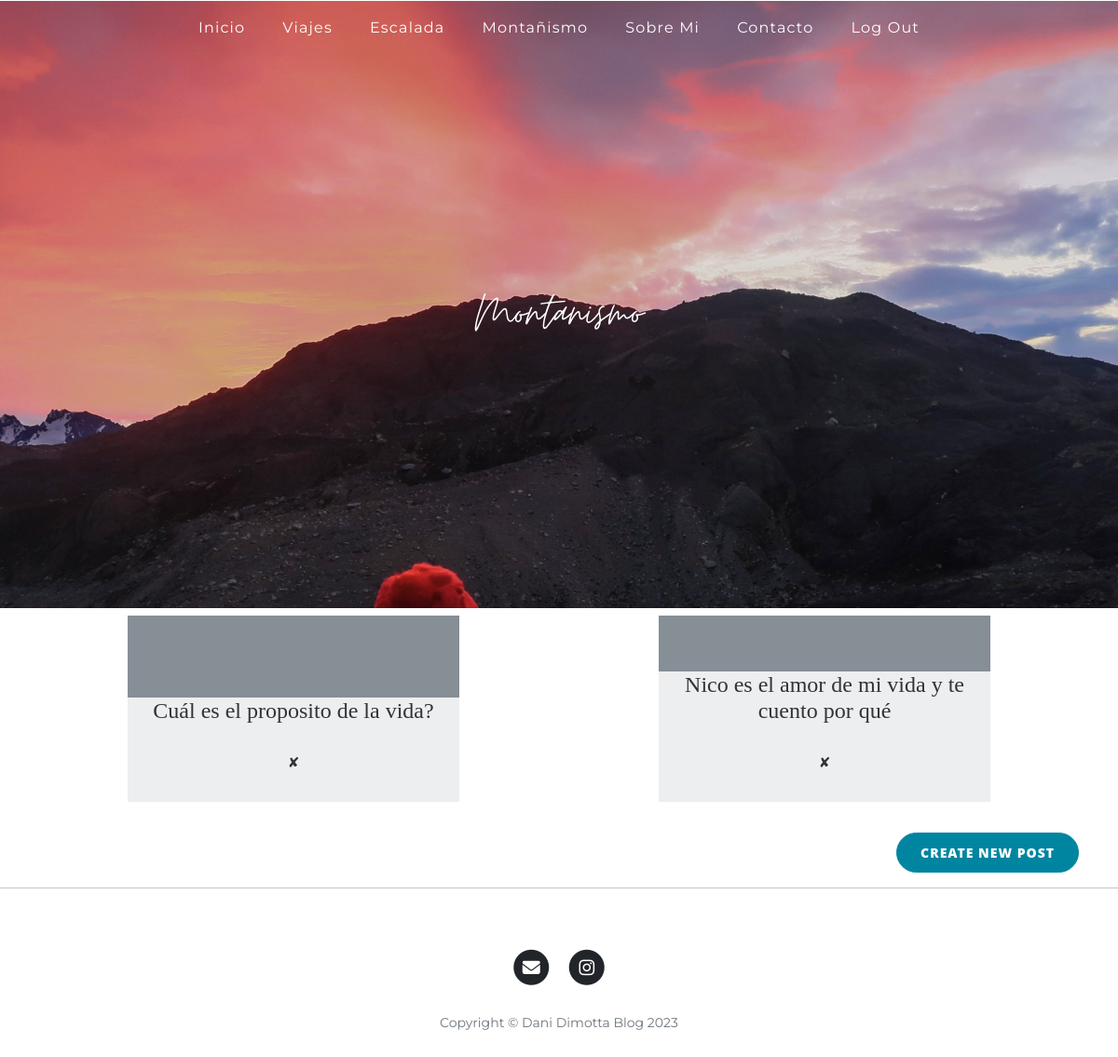
/montanismo (signed in), run on the app's committed database.
### main.py (models this page shows)
class BlogPost(db.Model):
    __tablename__ = "blog_posts"
    id = db.Column(db.Integer, primary_key=True)
    author_id = db.Column(db.Integer, ForeignKey('users.id'))
    author = relationship('Users', back_populates='posts')
    title = db.Column(db.String(250), unique=True, nullable=False)
    subtitle = db.Column(db.String(500), nullable=False)
    category = db.Column(db.String(250), nullable=False)
    date = db.Column(db.String(250), nullable=False)
    body = db.Column(db.Text, nullable=False)
    img_url = db.Column(db.String(500), nullable=False)
    comments = relationship('Comment', back_populates="parent_post")

### main.py (the view)
@app.route("/montanismo")
def montanismo():
    posts_montanismo = BlogPost.query.filter_by(category='Montañismo').all()
    return render_template("montanismo.html", posts=posts_montanismo)

### main.py (called while the page is built)
@login_manager.user_loader
def load_user(user_id):
    return Users.query.get(user_id)

### templates/montanismo.html (shortened to what this page needs)
{% include "header.html" %}
<header class="masthead" style="background-image: url('static/img/refugioviento-min.jpg'); padding-top: 100px">
    <div class="container">
        <div class="row">
            <div class="col-lg-8 col-md-10 mx-auto">
                <div class="site-heading">
                    <h1>Montanismo</h1>
                </div>
            </div>
        </div>
    </div>
</header>
<div class="container">
    <div class="row">
        {% for post in posts %}
        <div class="col-lg-4 col-md-6 col-sm-12 mx-auto py-2">
            <div class="post-preview" style="background-image: url('{{post.img_url}}')">
                <div class="post-preview-inner">
                    <a href="{{ url_for('show_post', post_id=post.id) }}">
                        <h2 class="post-title">
                            {{post.title}}
                        </h2>
                    </a>
                    {% if current_user.id == 1 %}
                    <p class="post-meta" style="color:#000">
                        <a href="{{url_for('delete_post', post_id=post.id) }}">✘</a>
                    </p>
                    {% endif %}
                </div>
            </div>
        </div>
            {% endfor %}
            {% if current_user.id == 1 %}
            <div class="clearfix">
                <a class="btn btn-primary float-right" href="{{url_for('add_new_post')}}">Create New Post</a>
            </div>
            {% endif %}
    </div>
</div>
<hr>
{% include "footer.html" %}

### static/css/clean-blog2.css (style rules this page uses)
body { font-size: .95rem;color: #181818;font-family: 'Montserrat';text-align: justify;text-justify: inter-word; }
p { line-height: 1.5;margin: 30px 0; }
p a { text-decoration: none; }
h1, h2, h3, h4, h5, h6 { font-weight: 600;font-family: 'Montserrat'; }
a { text-decoration: none;color: #212529;transition: all 0.2s; }
.post-preview { background-color: #868e96;background-position: center center;background-repeat: no-repeat;background-size: cover;height: 200px;position:relative;text-align: center }
.post-preview-inner { color: #fff;text-align: center;position: absolute;bottom: 0;background-color: #fff;opacity: 0.85;justify-content: center;width: 100% }
.post-title { font-family: 'EB Garamond';font-weight: 400;font-size: 1.5rem; }
header.masthead, section.masthead { padding-bottom: 10%;background-color: #868e96;background-attachment: fixed;background-position: center center;background-repeat: no-repeat;position: relative;background-size: cover;margin-top: 1px; }
header.masthead .page-heading, header.masthead .post-heading, header.masthead .site-heading { padding: 200px 0 150px;color: white; }
header.masthead .page-heading, header.masthead .site-heading { text-align: center; }
header.masthead .site-heading h1 { font-family: MoonTime;font-size: 60px;font-weight: 200;margin-top: 0; }
.btn { font-size: 14px;font-weight: 800;margin-top: 25px;padding: 10px 25px;letter-spacing: 1px;text-transform: uppercase;border-radius: 30px;font-family: 'Open Sans', 'Helvetica Neue', Helvetica, Arial, sans-serif; }
.btn-primary { background-color: #0085A1;border-color: #0085A1; }

### data on the page
BlogPost: title "Cuál es el proposito de la vida?"
BlogPost: title "Nico es el amor de mi vida y te cuento por qué"
